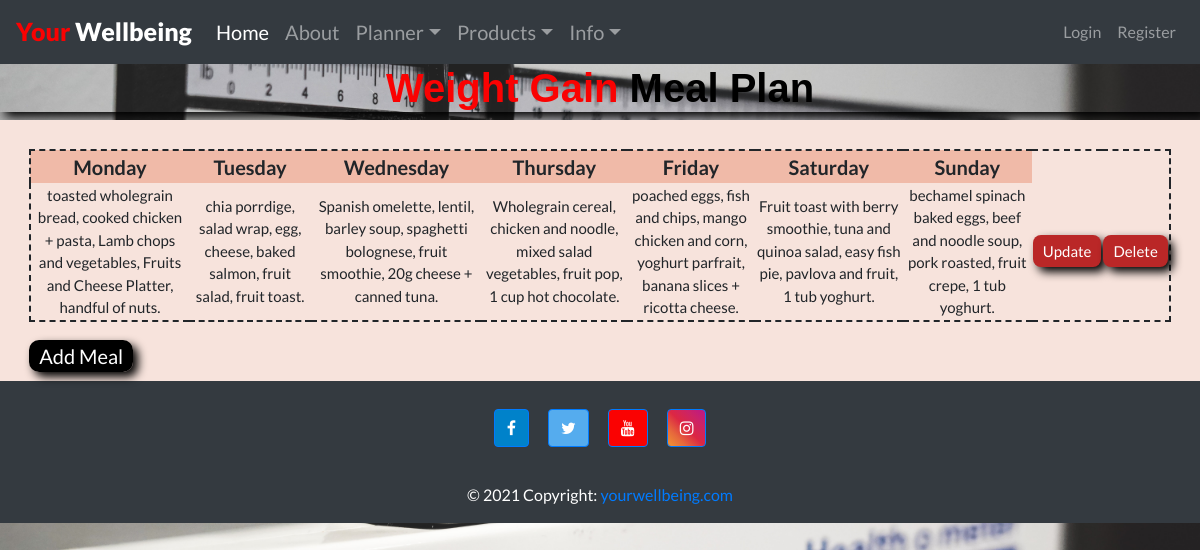
Screenshot of /DietChart/views_weightgain/listWeightGainMeal.php with the database file from the repository.
### tables this page shows
CREATE TABLE `weight_gain_chart` (
  `id` int(11) DEFAULT NULL,
  `day1` varchar(255) NOT NULL,
  `day2` varchar(255) NOT NULL,
  `day3` varchar(255) NOT NULL,
  `day4` varchar(255) NOT NULL,
  `day5` varchar(255) NOT NULL,
  `day6` varchar(255) NOT NULL,
  `day7` varchar(255) NOT NULL
);

### DietChart/models/Database.php (called while the page is built, shortened)
<?php
class Database
{
    private static $user = 'root';
    private static $pass = '';
    private static $dsn = 'mysql:host=localhost;dbname=your_wellbeing_db';
    private static $dbcon;
    public static function getDb()
    {
        if (!isset(self::$dbcon)) {
            try {
                self::$dbcon = new PDO(self::$dsn, self::$user, self::$pass);
                self::$dbcon->setAttribute(PDO::ATTR_ERRMODE, PDO::ERRMODE_EXCEPTION);
                self::$dbcon->setAttribute(PDO::ATTR_DEFAULT_FETCH_MODE, PDO::FETCH_OBJ);
            } catch (PDOException $e) {
                $msg = $e->getMessage();
                include './custom-error.php';
                exit();
            }
        }
        return self::$dbcon;
    }
}

### DietChart/models/WeightGainChart.php (called while the page is built, shortened)
<?php
    class WeightGainChart{
        public function getWeightGainChart($db){
            $query = "SELECT * FROM weight_gain_chart";
            $pdostm = $db->prepare($query);
            $pdostm->execute();
            $results = $pdostm->fetchAll(PDO::FETCH_OBJ);
            return $results;
        }
    }
?>

### DietChart/views_weightgain/listWeightGainMeal.php (the view, shortened to what this page needs)
<?php
    require_once "../models/Database.php";
    require_once "../models/WeightGainChart.php";
    $wg = new WeightGainChart();
    $weightGain = $wg->getWeightGainChart(Database::getDb());
?>
<?php
    include_once "../../template/header.php";
?>
<html lang="en">
    <head>
        <link rel="stylesheet" type="text/css" href="../../css/charts/listweightgainchart.css">
    </head>
    <body>
    <h1><span>Weight Gain</span> Meal Plan</h1>
        <div class="wrap">
            <table class="tbl-design">
                <thead class="tbl-head">
                    <th>Monday</th>
                    <th>Tuesday</th>
                    <th>Wednesday</th>
                    <th>Thursday</th>
                    <th>Friday</th>
                    <th>Saturday</th>
                    <th>Sunday</th>
                </thead>
                <tbody class="tbl-body">
                    <?php foreach($weightGain as $wgc) { ?>
                        <tr>
                            <td><?= $wgc->day1; ?></th>
                            <td><?= $wgc->day2; ?></th>
                            <td><?= $wgc->day3; ?></th>
                            <td><?= $wgc->day4; ?></th>
                            <td><?= $wgc->day5; ?></th>
                            <td><?= $wgc->day6; ?></th>
                            <td><?= $wgc->day7; ?></th>
                            <td>
                                <form action="./updateWeightGainMeal.php" method="POST">
                                    <input type="submit" name="updateWeightGainMeal" value="Update"/>
                                </form>
                            </td>
                            <td>
                                <form action="./deleteWeightGainMeal.php" method="POST">
                                    <input type="submit" name="deleteWeightGainMeal" value="Delete"/>
                                </form>
                            </td>
                        </tr>
                    <?php } ?>
                </tbody>
            </table>
            <a href="./addWeightGainMeal.php" id="btn_addMeal">Add Meal</a>
        </div>
    </body>
</html>
<?php
    include_once "../../template/footer.php";
?>

### css/charts/listweightgainchart.css (style rules this page uses)
html, body { background: url("../../images/samuel-ramos-mz9koyBQd4Q-unsplash.jpg"); background-size: cover; font-family: "Lato"; background-color: #000; }
.wrap { width: 100%; background-color: #f7e3dc; margin: 0 auto; padding: 10px; }
h1 { color: #000; text-align: center; font-weight: 900; font-family: Arial, Helvetica, sans-serif; box-shadow: 5px 5px 10px #000; opacity: 10; }
h1 span { color: #fa0202; }
.wrap .tbl-design { margin: 1.2rem; padding: 5px; border: 2px dashed; }
.wrap .tbl-design .tbl-head { background-color: #f0baa8; text-align: center; font-size: 20px; font-weight: bold; }
.wrap .tbl-design .tbl-body { text-align: center; font-size: 15px; }
.wrap .tbl-design .tbl-body input[type="submit"] { border: none; border-radius: 8px; padding: 5px 10px; cursor: pointer; background-color: #ba2727; box-shadow: 5px 5px 10px #000; color: #fff; }
.wrap a { text-decoration: none; color: #fff; margin: 1.2rem; background-color: #000; box-shadow: 5px 5px 10px #000; padding: 4px 10px; border-radius: 10px; font-size: 20px; }

### rows the page displays
weight_gain_chart: day1 "toasted wholegrain bread, cooked chicken + pasta, Lamb chops and vegetables, Fruits and Cheese Platter, handful of nuts.", day2 "chia porrdige, salad wrap, egg, cheese, baked salmon, fruit salad, fruit toast.", day3 "Spanish omelette, lentil, barley soup, spaghetti bolognese, fruit smoothie, 20g cheese + canned tuna.", day4 "Wholegrain cereal, chicken and noodle, mixed salad vegetables, fruit pop, 1 cup hot chocolate.", day5 "poached eggs, fish and chips, mango chicken and corn, yoghurt parfrait, banana slices + ricotta cheese.", day6 "Fruit toast with berry smoothie, tuna and quinoa salad, easy fish pie, pavlova and fruit, 1 tub yoghurt.", day7 "bechamel spinach baked eggs, beef and noodle soup, pork roasted, fruit crepe, 1 tub yoghurt."
